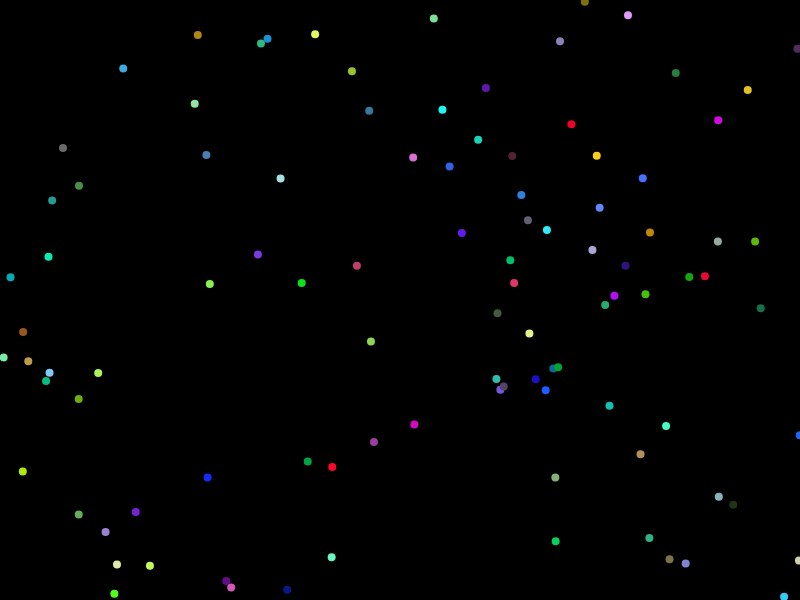
Frame 1 (no input)
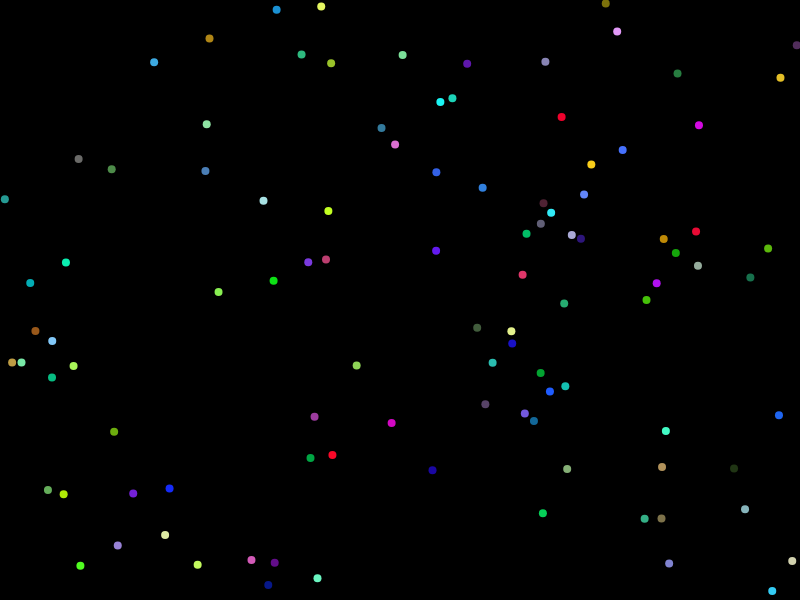
Frame 60 (no input)
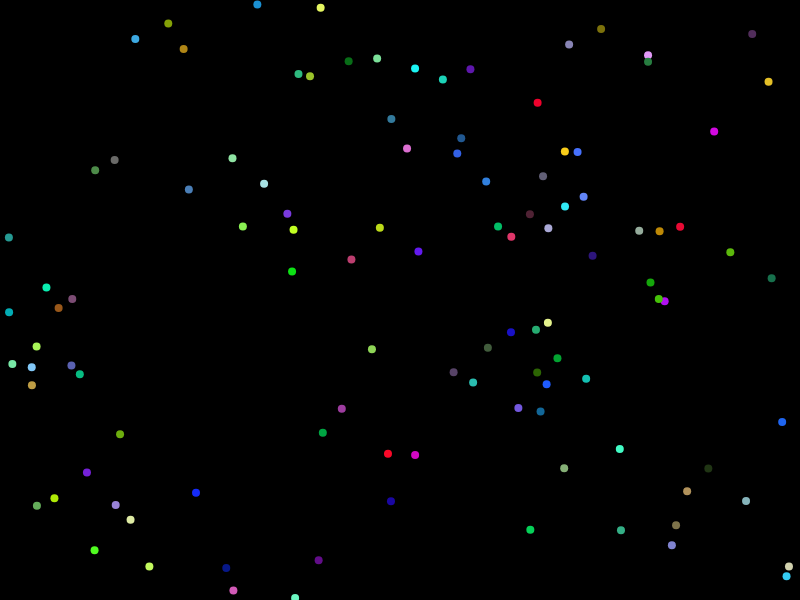
Frame 120 (the mouse pressed at the canvas centre since frame 60)

The p5.js sketch that drew these frames (run headless with seeded random() and noise() and a simulated clock; from frame 60 on, the mouse is pressed at the canvas centre):

// p5.js sketch
// ── sketch.js
var points = [];
var threshold = 5;
var canvasWidth = 300;
var canvasHeight = 300;
var speed = 5;
var radius = 8;
var moveThreshold = 3;

function setup() {
  createCanvas(displayWidth, displayHeight);
  canvasWidth = displayWidth;
  canvasHeight = displayHeight;
  for (var i = 0; i < 100; i++) {
    points[i] = new Point(-1, -1);
  }
}

function draw() {
  background(0);

  for (var i = 0; i < points.length; i++) {
    points[i].drawPoint();
    points[i].movePoint();
  }

  tryCreateNewPoints();
}

function tryCreateNewPoints() {
//  if (points.length >= 500)
  //  return;

  for (var i = 0; i < points.length; i++) {
    for (var j = i; j < points.length; j++) {
      if (i == j)
        continue;

      var point1 = points[i];
      var point2 = points[j];

      if (isPointsNearEnough(point1, point2)) {
        if (random(0, 1) <= 0.1)
        {
          console.clear();
          console.log('new born: ' + points.length);
         // points[points.length] = new Point(point1.x + 2 * threshold, point1.y + 2 * threshold);
          points[points.length] = new Point(-1, -1);
        }
      }
    }
  }
}

function isPointsNearEnough(point1, point2) {
  return abs(point1.x - point2.x) < threshold && abs(point1.y - point2.y) < threshold;
}

function Point(x, y)
{
  this.x = x == -1 ? random(0, canvasWidth) : x;
  this.y = y == -1 ? random(0, canvasHeight) : y;
  this.r = radius;
  this.color = getRandomColor();

  this.drawPoint = function() {
    fill(this.color);
    noStroke();
    ellipse(this.x, this.y, this.r, this.r);
  };

  this.movePoint = function() {
    var newPosition = getRandomPosition(this.x, this.y);
    if (isPositionOccupied(newPosition[0], newPosition[1]))
      return;

    this.x = newPosition[0];
    this.y = newPosition[1];
  };
}

function isPositionOccupied(x, y)
{
  for (var i = 0; i < points.length; i++) {
    if (abs(points[i].x - x) < moveThreshold && abs(points[i].y - y) < moveThreshold)
      return true;
  }

  return false;
}

function getRandomPosition(currentX, currentY)
{
  var newX = currentX + random(-speed, speed);
  var newY = currentY + random(-speed, speed);

  return newX >= 0 && newX <= canvasWidth && newY >= 0 && newY <= canvasHeight
    ? [newX, newY]
    : [currentX, currentY];
}

function getRandomColor() {
  var letters = '0123456789ABCDEF';
  var color = '#';
  for (var i = 0; i < 6; i++) {
    color += letters[Math.floor(Math.random() * 16)];
  }
  return color;
}
